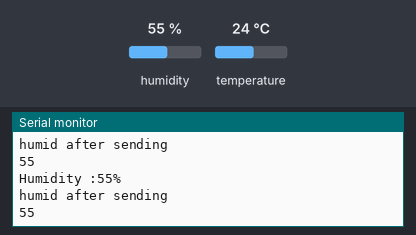
A sketch run on a simulated Arduino Uno, built with avr-gcc and run on an emulated ATmega328P. Shown: the last lines printed to the serial monitor. The test bench sets the inputs (shaded band); at power-on: humidity 55 %, temperature 24 °C. No radio packets arrive unless stated.

Above: at 5.8 s.
5.9 s: humidity set to 22 %
At 11.3 s:
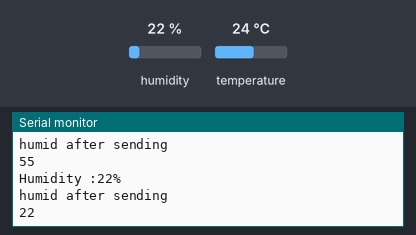
11.9 s: humidity set to 40 %
At 16.0 s:
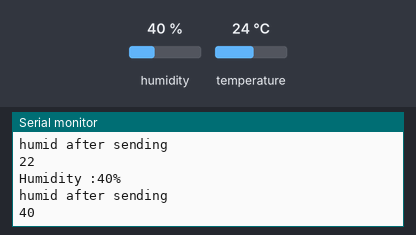
Timing chart, 0 to 17.5 s (numbered marks = the images above; inputs shaded):
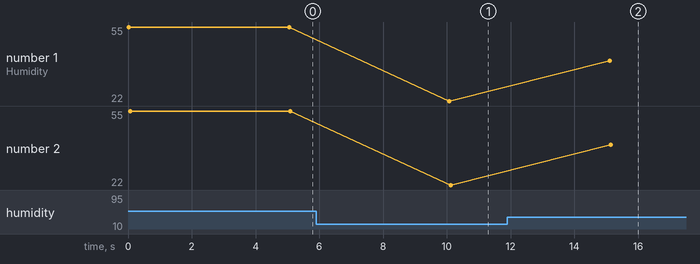

The sketch:

transmitter.ino
```cpp
#include <dht.h>

#include <printf.h>
#include <RF24_config.h>
#include <SPI.h>
#include <nRF24L01.h>
#include <RF24.h>

int temp_humid_sensor = A1;
dht DHT;
RF24 radio(7, 8); // CE, CSN
const byte address[6] = "00001";

int temp_humid_value;
char data[16];


void setup() {
  Serial.begin(9600);
  radio.begin();
  radio.openWritingPipe(address);
  radio.setPALevel(RF24_PA_MIN);
  radio.stopListening();
}
void loop() {
//  Serial.println("in loop1");
 // const char text[] = "Hello Chandra";
  temp_humid_value = DHT.read11(temp_humid_sensor);
  int humid = DHT.humidity;
  Serial.print("Humidity :");
  Serial.print(humid);
  Serial.println("%");

  itoa(humid, data, 10);
  radio.write(&data, sizeof(data));
  Serial.println("humid after sending");
  Serial.println(data);
  delay(5000);
}
```

Measured:
- after the input at 5.9 s, the serial monitor: prints a new line after 4.2 s (image 1)
- after the input at 11.9 s, the serial monitor: prints a new line after 3.2 s (image 2)
- plotted number 1: 55 → 22 after the input at 5.9 s, 22 → 40 after the input at 11.9 s
- plotted number 2: 55 → 22 after the input at 5.9 s, 22 → 40 after the input at 11.9 s
